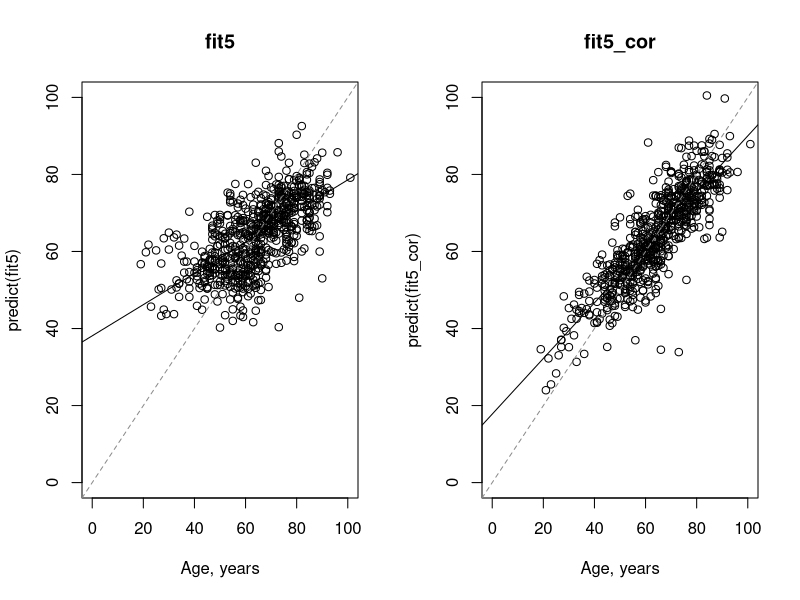
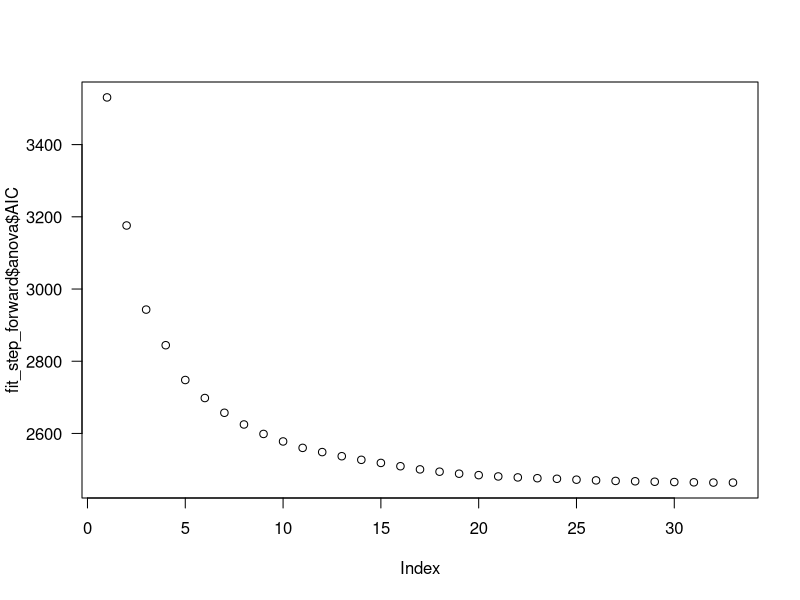

Source code (R) for these figures, in order:
## ---- chunk 1
knitr::opts_chunk$set(echo = TRUE,
                      warning = TRUE,
                      message = TRUE, 
                      fig.align = "center",
                      fig.asp = 0.618,
                      fig.width = 10,
                      dpi = 200, 
                      out.width = "75%")
## ---- chunk 2
library(here)       # easy directory management, as here("YOUR/FILE/PATH")
library(data.table) # fast data wrangling
library(magrittr)   # use of pipe operator `%>%`
library(ggplot2)    # graphics
library(nortest)    # normality assessment test
library(MASS)       # stepwise regression
## ---- chunk 3
# base R
# mdna <- read.csv(here("data/methDNA_data_Hannun_etal_2013.csv"), header = TRUE)
mdna_logodds <- read.csv(here("data/logodds_methDNA_data_Hannun_etal_2013.csv"), header = TRUE)
## ---- chunk 4
# look at first 8 cols from the data
head(mdna_logodds[, 1:8])
## ---- chunk 5
# binary variables to factors with defined reference
mdna_logodds$Gender <- relevel(factor(mdna_logodds$Gender), ref = "F")
mdna_logodds$Ethnicity <- relevel(factor(mdna_logodds$Ethnicity), ref = "Caucasian")
## ---- chunk 6
# get a vector with all column names with their pattern starting with "cg" (i.e., the names of all CpG probes)
vec_probe <- grep("^cg", colnames(mdna_logodds), value = TRUE)

# ordered by correlation with age
vec_cor_values <- sapply(seq(vec_probe), function(x) cor(mdna_logodds$Age, mdna_logodds[, vec_probe[x]], method = "spearman"))
# save the CpG probes ordered by their absolute correlation value
vec_probe_cor <- vec_probe[order(abs(vec_cor_values), decreasing = TRUE)]
## ---- chunk 7
# first 5 CpGs in the data:
# cg17568996 + cg02245378 + cg14093936 + cg15642326 + cg24991452

# fit the model
fit5 <- lm(Age ~ cg17568996 + cg02245378 + cg14093936 + cg15642326 + cg24991452 + Ethnicity,
           data = mdna_logodds)

# summary
summary(fit5)
## ---- chunk 8
# top 5 correlated CpGs (decreasing order):
# cg22736354 + cg15804973 + cg06493994 + cg08090640 + cg09809672

# fit the models
fit5_cor <- lm(Age ~ cg22736354 + cg15804973 + cg06493994 + cg08090640 + cg09809672 + Ethnicity,
               data = mdna_logodds)

# summary
summary(fit5_cor)


lillie.test(fit5_cor$residuals)
## ---- chunk 9
# try:

# Visualise the fitted values against the age

par(mfrow = c(1,2))
plot(mdna_logodds$Age, predict(fit5), xlim = c(0, 100), ylim = c(0, 100), xlab = "Age, years", main = "fit5")
abline(lm(predict(fit5) ~ mdna_logodds$Age))
abline(0, 1, col = "gray55", lty = 2)
plot(mdna_logodds$Age, predict(fit5_cor), xlim = c(0, 100), ylim = c(0, 100), xlab = "Age, years", main = "fit5_cor")
abline(lm(predict(fit5_cor) ~ mdna_logodds$Age))
abline(0, 1, col = "gray55", lty = 2)
par(mfrow = c(1, 1))


# check the correlation between the fitted values and age
# cor(mdna_logodds$Age, predict(fit5))
# cor(mdna_logodds$Age, predict(fit5_cor))
## ---- chunk 10
# fit the full model
fit_full <- lm(Age ~ ., data = mdna_logodds[, -1])

# summary and model diagnosis
summary(fit_full)
## ---- chunk 11
# fit a null model
fit_null <- lm(Age ~ 1, data = mdna_logodds)

# summary
summary(fit_null)

mean(mdna_logodds$Age)
## ---- chunk 12
library(MASS)

# forward selection
fit_step_forward <- stepAIC(
  object = fit_null, 
  scope = formula(fit_full), 
  direction = "forward", 
  trace = 0)

plot(fit_step_forward$anova$AIC, las = 1)

coef(fit_step_forward)[-1] %>% length
summary(fit_step_forward)
extractAIC(fit_step_forward)

# backward elimination
fit_step_backward <- stepAIC(
  fit_full, 
  scope = formula(fit_full), 
  direction = "backward", 
  trace = 0)

coef(fit_step_backward)[-1] %>% length
summary(fit_step_backward)
extractAIC(fit_step_backward)


# using both methods iteratively
fit_step_both <- stepAIC(
  fit_full, 
  scope = formula(fit_full), 
  direction = "both", 
  trace = 0)
## ---- chunk 13
# compare results
extractAIC(fit_step_forward)
extractAIC(fit_step_backward)
extractAIC(fit_step_both)

summary(fit_step_both)
## ---- chunk 14
# does it improve with Gender?


# define empty data frame
# gender_lm <- data.frame()


# run for loop
# for(i in seq(vec_probe)) {
#   
#   fit_formula <- as.formula(paste0("Age ~ Gender + ", vec_probe[i]))
#   fit <- lm(fit_formula, data = mdna_logodds)
#   fit_summary <- summary(fit)
#   
#   out <- data.frame(coef = vec_probe[i], 
#                     genderM = fit_summary$coefficients[2,1], 
#                     genderM_p = fit_summary$coefficients[2,4],
#                     estimate = fit_summary$coefficients[3,1], 
#                     estimate_p = fit_summary$coefficients[3,4], 
#                     r_rquared = fit_summary$r.squared,
#                     r_rquared_adj = fit_summary$adj.r.squared,
#                     aic = AIC(fit),
#                     bic = BIC(fit)
#                     )
#   
#   gender_lm <- rbind(gender_lm, out)
# }
## ---- chunk 15
# does it improve with Ethnicity?


# define empty data frame
# ethnicity_lm <- data.frame()


# run for loop
# for(i in seq(vec_probe)) {
#   
#   fit_formula <- as.formula(paste0("Age ~ Ethnicity + ", vec_probe[i]))
#   fit <- lm(fit_formula, data = mdna_logodds)
#   fit_summary <- summary(fit)
#   
#   out <- data.frame(coef = vec_probe[i], 
#                     ethnicityHisp = fit_summary$coefficients[2,1], 
#                     ethnicityHisp_p = fit_summary$coefficients[2,4],
#                     estimate = fit_summary$coefficients[3,1], 
#                     estimate_p = fit_summary$coefficients[3,4], 
#                     r_rquared = fit_summary$r.squared,
#                     r_rquared_adj = fit_summary$adj.r.squared,
#                     aic = AIC(fit),
#                     bic = BIC(fit)
#                     )
#   
#   ethnicity_lm <- rbind(ethnicity_lm, out)
# }
